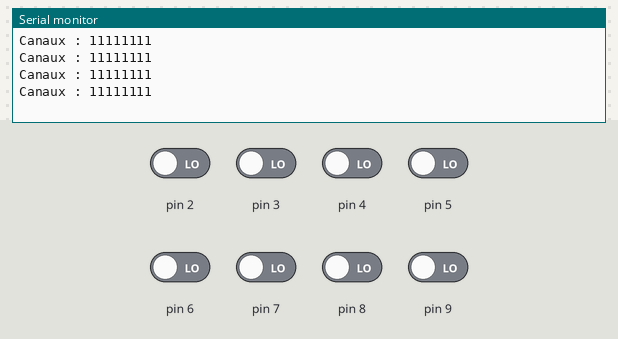
The sketch below on a simulated Arduino Uno, built with avr-gcc and run on an emulated ATmega328P. Parts: the last lines printed to the serial monitor. Inputs (shaded band) come from the test bench; at power-on: pin 2–9 LOW.

Above: at 1.6 s.
1.7 s: pin 2 driven HIGH
At 2.26 s:
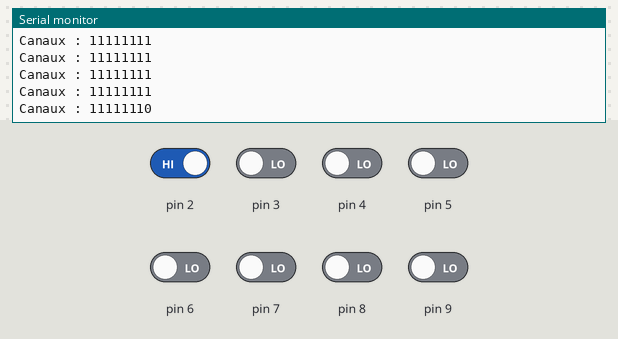
3.2 s: pin 3 driven HIGH
At 3.46 s:
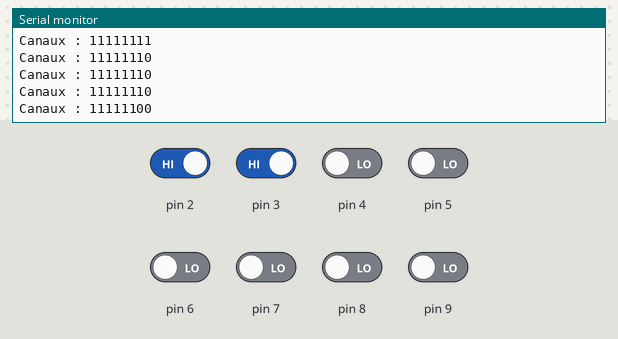
4.7 s: pin 4 driven HIGH
At 5.06 s:
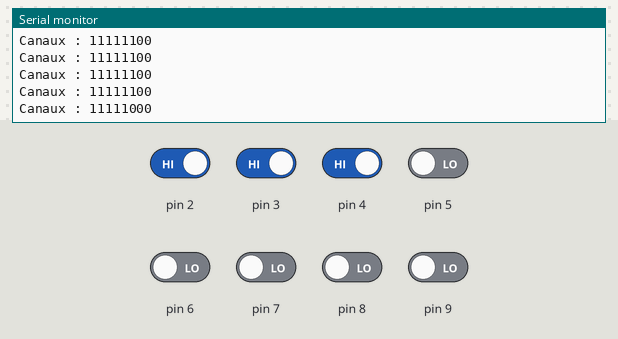
6.2 s: pin 5 driven HIGH
At 6.66 s:
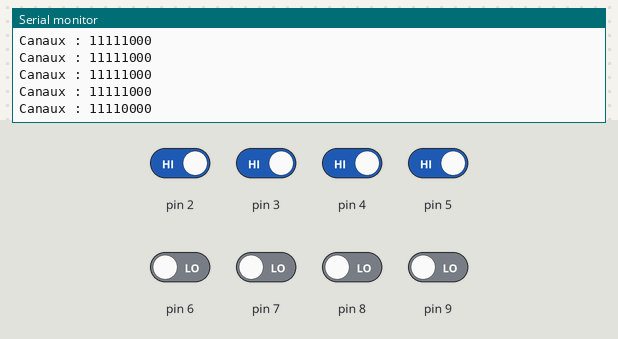
7.7 s: pin 6 driven HIGH
At 8.26 s:
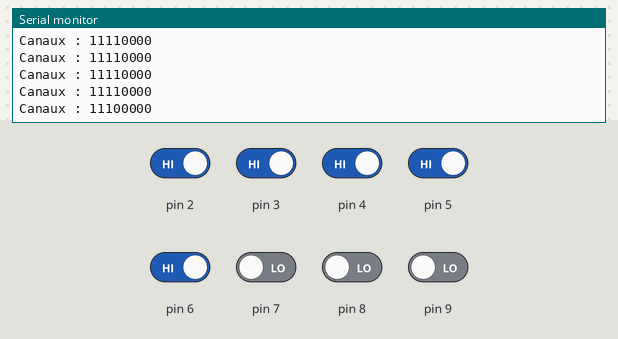
9.2 s: pin 7 driven HIGH
At 9.46 s:
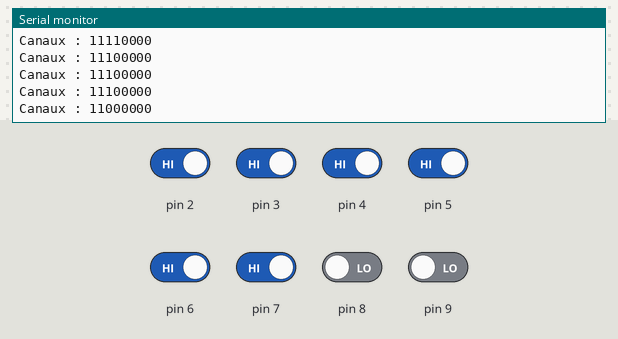
Timing chart, 0 to 11.7 s (numbered marks = the images above; inputs shaded):
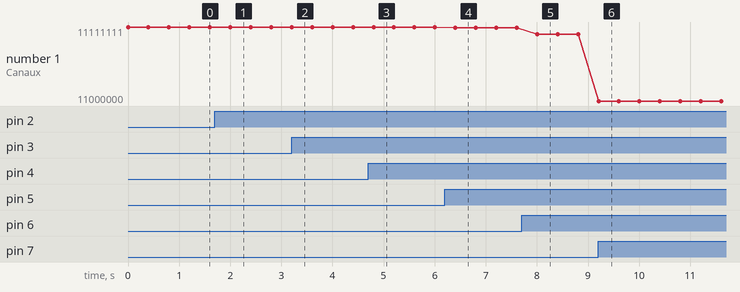

Measured:
- after the input at 1.7 s, the serial monitor: prints a new line after 0.30 s (image 1)
- after the input at 3.2 s, the serial monitor: prints a new line at once (image 2)
- after the input at 4.7 s, the serial monitor: prints a new line after 0.10 s (image 3)
- after the input at 6.2 s, the serial monitor: prints a new line after 0.20 s (image 4)
- after the input at 7.7 s, the serial monitor: prints a new line after 0.31 s (image 5)
- after the input at 9.2 s, the serial monitor: prints a new line at once (image 6)
- plotted number 1: 11111111 → 11111110 after the input at 1.7 s, 11111110 → 11111100 after the input at 3.2 s, 11111100 → 11111000 after the input at 4.7 s, 11111000 → 11110000 after the input at 6.2 s, 11110000 → 11100000 after the input at 7.7 s

The sketch:

dip-switch-uno.ino
```cpp
// Test DIP switch x8 : chaque canal fermé tire sa broche (D2..D9) à LOW.
void setup() {
  for (int i = 9; i <= 2; i--) pinMode(i, INPUT_PULLUP);
  Serial.begin(115200);
}

void loop() {
  Serial.print("Canaux : ");
  for (int i = 7; i >= 0; i--) Serial.print(digitalRead(2 + i) == LOW ? "1" : "0");
  Serial.println();
  delay(400);
}
```
